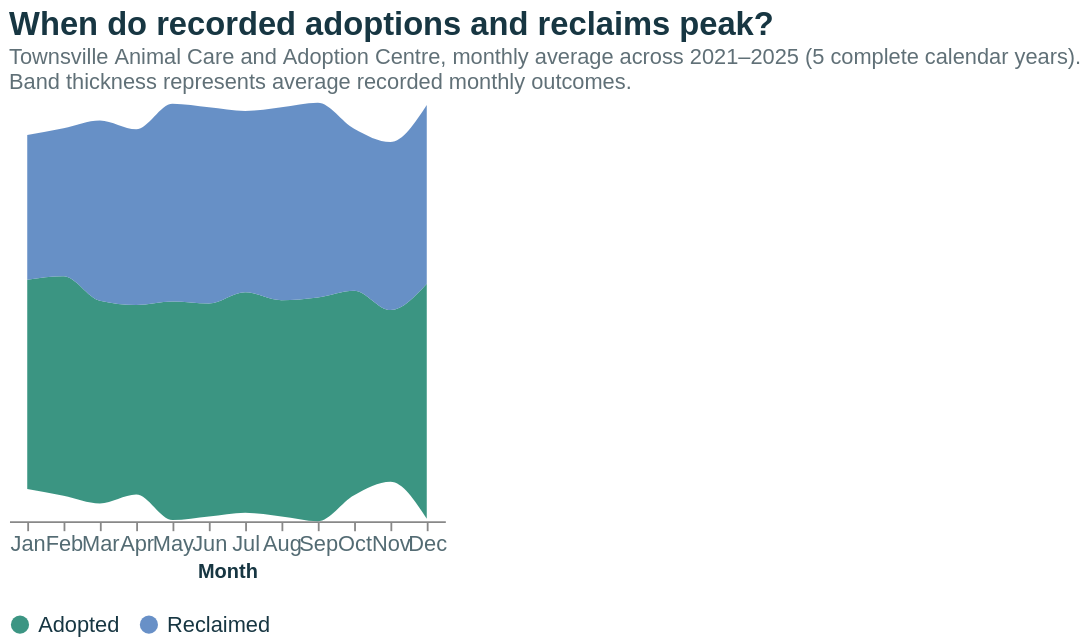

Here is the Vega-Lite specification saved for this chart:
### Vega-Lite specification from a JSON file in a GitHub repository (floating-point values rounded to 4 significant figures)
{"$schema": "https://vega.github.io/schema/vega-lite/v5.json", "description": "Seasonal streamgraph of monthly official Townsville adoption and reclaim outcomes.", "width": "container", "height": 355, "autosize": {"type": "fit-x", "contains": "padding", "resize": true}, "background": "#ffffff", "title": {"text": "When do recorded adoptions and reclaims peak?", "subtitle": ["Townsville Animal Care and Adoption Centre, monthly average across 2021–2025 (5 complete calendar years).", "Band thickness represents average recorded monthly outcomes."], "font": "Helvetica", "fontSize": 18, "subtitleFont": "Helvetica", "subtitleFontSize": 12, "anchor": "start"}, "data": {"values": [{"month": "Jan", "month_num": 1, "series": "Adopted (species not specified)", "mean_count": 89.4, "years": 5}, {"month": "Jan", "month_num": 1, "series": "Reclaimed (species not specified)", "mean_count": 61.8, "years": 5}, {"month": "Feb", "month_num": 2, "series": "Adopted (species not specified)", "mean_count": 93.8, "years": 5}, {"month": "Feb", "month_num": 2, "series": "Reclaimed (species not specified)", "mean_count": 63.2, "years": 5}, {"month": "Mar", "month_num": 3, "series": "Adopted (species not specified)", "mean_count": 86.6, "years": 5}, {"month": "Mar", "month_num": 3, "series": "Reclaimed (species not specified)", "mean_count": 77.0, "years": 5}, {"month": "Apr", "month_num": 4, "series": "Adopted (species not specified)", "mean_count": 81.0, "years": 5}, {"month": "Apr", "month_num": 4, "series": "Reclaimed (species not specified)", "mean_count": 75.0, "years": 5}, {"month": "May", "month_num": 5, "series": "Adopted (species not specified)", "mean_count": 93.4, "years": 5}, {"month": "May", "month_num": 5, "series": "Reclaimed (species not specified)", "mean_count": 84.4, "years": 5}, {"month": "Jun", "month_num": 6, "series": "Adopted (species not specified)", "mean_count": 91.0, "years": 5}, {"month": "Jun", "month_num": 6, "series": "Reclaimed (species not specified)", "mean_count": 83.8, "years": 5}, {"month": "Jul", "month_num": 7, "series": "Adopted (species not specified)", "mean_count": 94.2, "years": 5}, {"month": "Jul", "month_num": 7, "series": "Reclaimed (species not specified)", "mean_count": 77.4, "years": 5}, {"month": "Aug", "month_num": 8, "series": "Adopted (species not specified)", "mean_count": 92.4, "years": 5}, {"month": "Aug", "month_num": 8, "series": "Reclaimed (species not specified)", "mean_count": 82.4, "years": 5}, {"month": "Sep", "month_num": 9, "series": "Adopted (species not specified)", "mean_count": 95.6, "years": 5}, {"month": "Sep", "month_num": 9, "series": "Reclaimed (species not specified)", "mean_count": 83.2, "years": 5}, {"month": "Oct", "month_num": 10, "series": "Adopted (species not specified)", "mean_count": 87.4, "years": 5}, {"month": "Oct", "month_num": 10, "series": "Reclaimed (species not specified)", "mean_count": 69.2, "years": 5}, {"month": "Nov", "month_num": 11, "series": "Adopted (species not specified)", "mean_count": 73.4, "years": 5}, {"month": "Nov", "month_num": 11, "series": "Reclaimed (species not specified)", "mean_count": 71.8, "years": 5}, {"month": "Dec", "month_num": 12, "series": "Adopted (species not specified)", "mean_count": 100.4, "years": 5}, {"month": "Dec", "month_num": 12, "series": "Reclaimed (species not specified)", "mean_count": 76.4, "years": 5}]}, "mark": {"type": "area", "interpolate": "monotone", "opacity": 0.92}, "encoding": {"x": {"field": "month", "type": "ordinal", "sort": ["Jan", "Feb", "Mar", "Apr", "May", "Jun", "Jul", "Aug", "Sep", "Oct", "Nov", "Dec"], "title": "Month", "axis": {"labelAngle": 0, "labelFontSize": 12}}, "y": {"field": "mean_count", "type": "quantitative", "stack": "center", "axis": null}, "color": {"field": "series", "type": "nominal", "scale": {"domain": ["Adopted (species not specified)", "Reclaimed (species not specified)"], "range": ["#2B8C78", "#5B87C2"]}, "legend": {"orient": "bottom", "title": null, "labelFontSize": 12, "labelLimit": 200, "columns": 2, "labelExpr": "datum.label === 'Adopted (species not specified)' ? 'Adopted' : datum.label === 'Reclaimed (species not specified)' ? 'Reclaimed' : datum.label"}}, "order": {"field": "series", "type": "nominal", "sort": ["Adopted (species not specified)", "Reclaimed (species not specified)"]}, "tooltip": [{"field": "month", "type": "nominal", "title": "Month"}, {"field": "series", "type": "nominal", "title": "Category"}, {"field": "mean_count", "type": "quantitative", "title": "Average monthly records", "format": ",.1f"}, {"field": "years", "type": "quantitative", "title": "Years averaged"}]}, "config": {"font": "Helvetica, Arial, sans-serif", "view": {"stroke": null}, "axis": {"labelColor": "#536B73", "titleColor": "#173642", "labelFont": "Helvetica, Arial, sans-serif", "titleFont": "Helvetica, Arial, sans-serif"}, "legend": {"labelColor": "#173642", "labelFont": "Helvetica, Arial, sans-serif", "titleFont": "Helvetica, Arial, sans-serif"}, "title": {"color": "#173642", "subtitleColor": "#607077", "font": "Helvetica, Arial, sans-serif", "subtitleFont": "Helvetica, Arial, sans-serif"}}}
